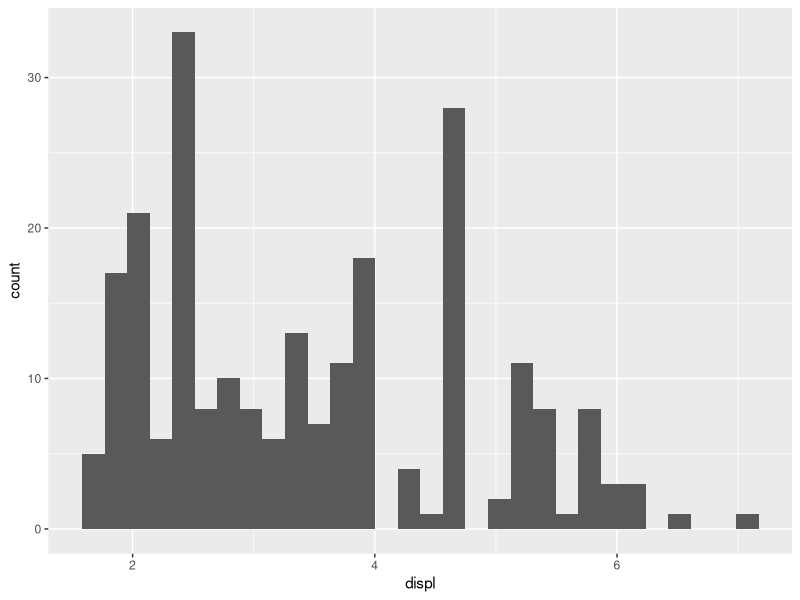
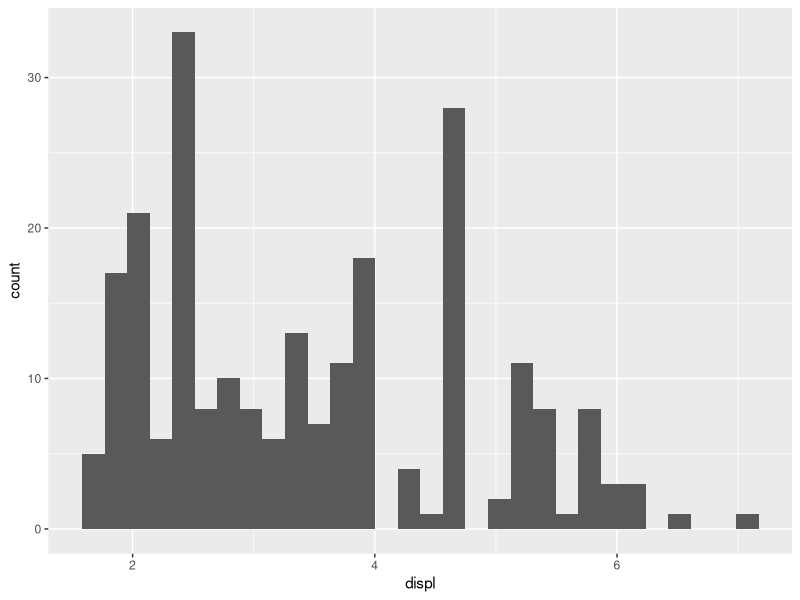
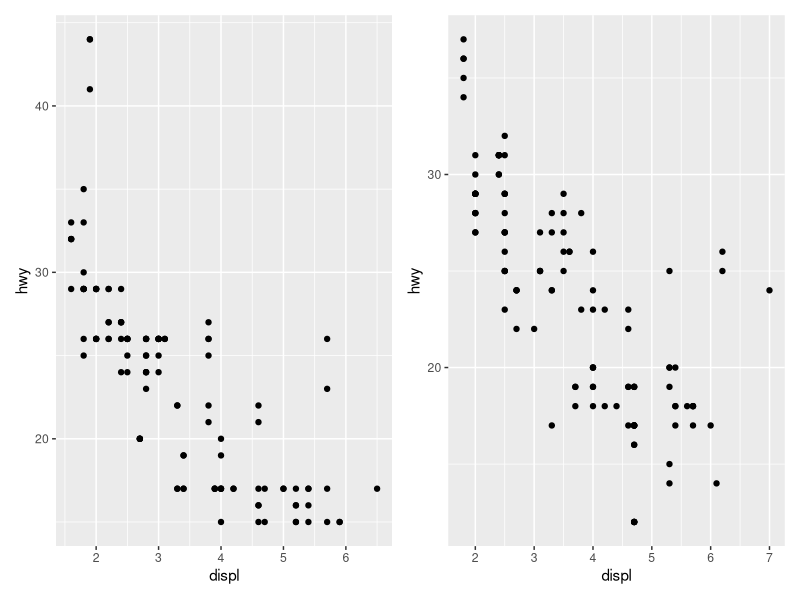
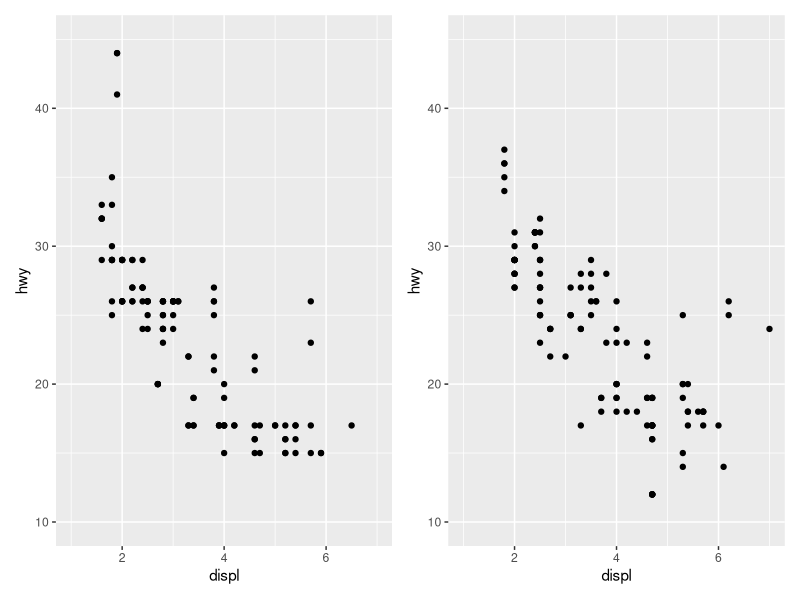
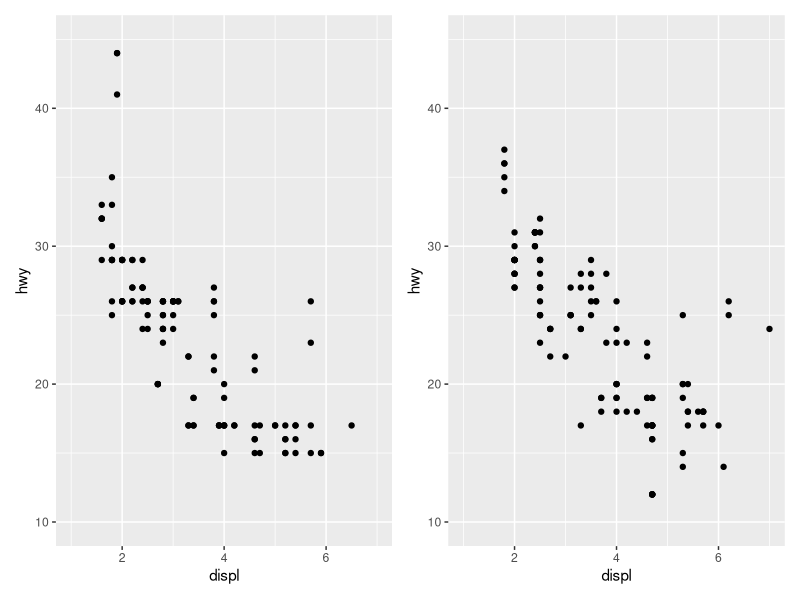
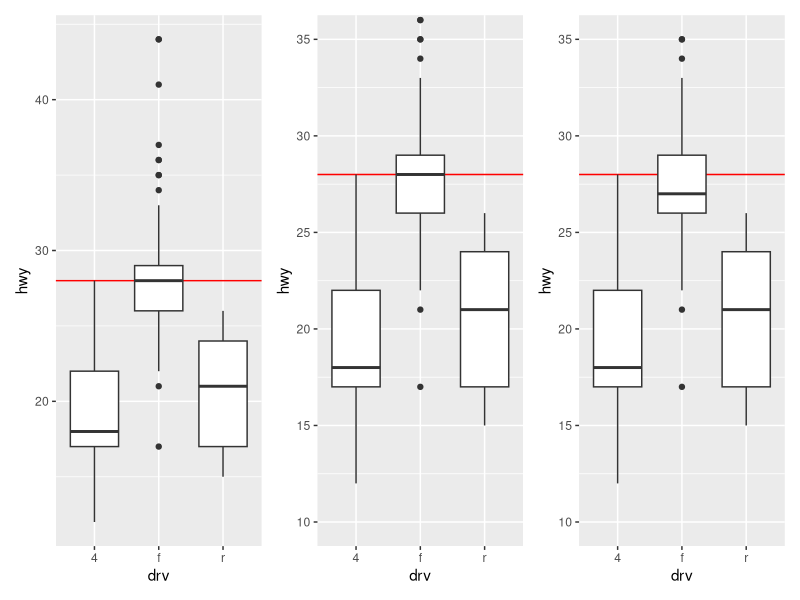
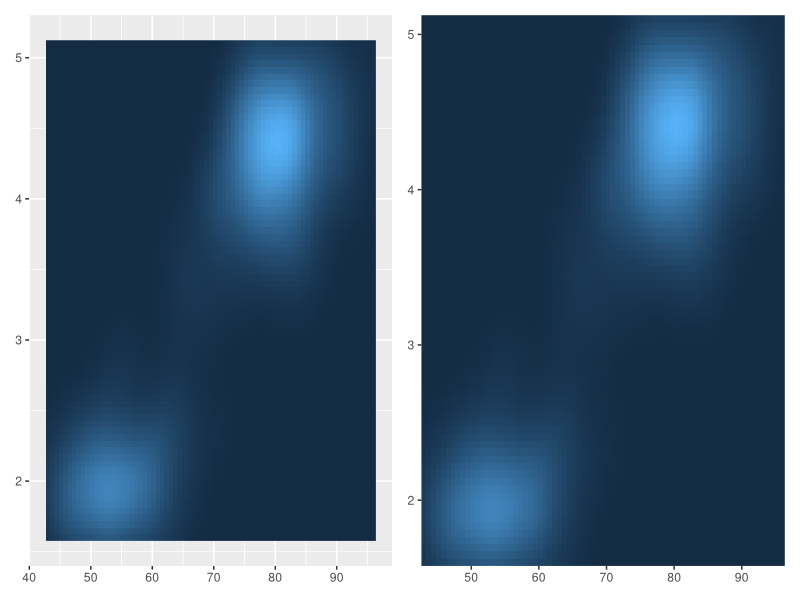
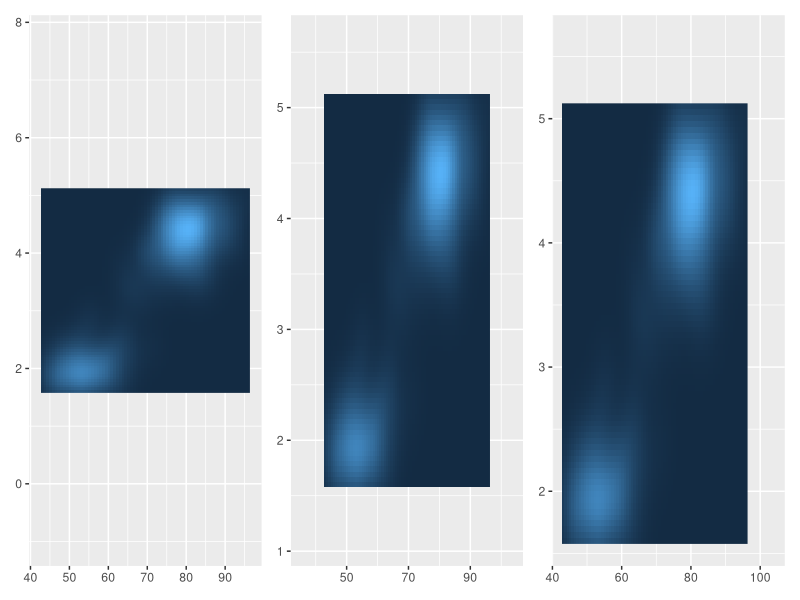

Reproduce these figures in R, in order.
## ---- chunk 1
#| echo: false
library(tidyverse)
library(patchwork)
## ---- chunk 2
ggplot(mpg, aes(x = displ)) + geom_histogram()
ggplot(mpg, aes(x = displ, y = after_stat(count))) + geom_histogram()

## ---- chunk 3
mpg_99 <- mpg %>% filter(year == 1999)
mpg_08 <- mpg %>% filter(year == 2008)

base_99 <- ggplot(mpg_99, aes(displ, hwy)) + geom_point() 
base_08 <- ggplot(mpg_08, aes(displ, hwy)) + geom_point() 

base_99 | base_08
## ---- chunk 4
base_99 +
  scale_x_continuous(limits=c(1,7))+
  scale_y_continuous(limits=c(10,45)) |
  base_08 +
  scale_x_continuous(limits=c(1,7))+
  scale_y_continuous(limits=c(10,45))
## ---- chunk 5
base_99 + lims(x=c(1,7),y=c(10,45)) |
  base_08 + lims(x=c(1,7),y=c(10,45))
## ---- chunk 6
base <- ggplot(mpg,aes(drv,hwy))+
  geom_hline(yintercept = 28,color='red')+
  geom_boxplot()

base | base+coord_cartesian(ylim=c(10,35)) | base+ylim(10,35) # Distorts boxplot by converting numbers outside range to NA
## ---- chunk 7
base <- ggplot(faithfuld,aes(waiting,eruptions))+
  geom_raster(aes(fill=density))+
  theme(legend.position='none')+
  labs(x=NULL,y=NULL)

base | base +
  scale_x_continuous(expand=expansion(0))+ # multiplied by 0 removes the expand
  scale_y_continuous(expand=expansion(0))
## ---- chunk 8
# Additive
p1 <- base +
  scale_x_continuous(expand = expansion(add=3))+ # 3 units of this axis
  scale_y_continuous(expand = expansion(add=3))
# Multiplicative 
p2 <- base +
  scale_x_continuous(expand = expansion(mult = 0.2))+ # 20 % of axis range
  scale_y_continuous(expand = expansion(mult = 0.2))
# Multiplicative (5% lower end of each axes 20% upper end)
p3 <- base +
  scale_x_continuous(expand = expansion(mult = c(0.05,0.2)))+
  scale_y_continuous(expand = c(0.05, 0, 0.2, 0)) # Set directly 
p1 | p2 | p3

## ---- chunk 9
toy <- tibble(
  const = 1,
  up = 1:4,
  txt = letters[1:4],
  big = (1:4)*1000,
  log = c(2,4,10,2000)
)
toy 
## ---- chunk 10
base <- ggplot(toy, aes(big,const))+
  geom_point() +
  labs(x=NULL,y=NULL)+
  scale_y_continuous(breaks=NULL)

base | base + scale_x_continuous(breaks = c(1000,2000,4000)) | base + scale_x_continuous(breaks = c(1000,1500,2000,4000))
  
## ---- chunk 11
base | base+scale_x_continuous(breaks=scales::breaks_extended()) | base+scale_x_continuous(breaks=scales::breaks_extended(n=2))
## ---- chunk 12
base +
  scale_x_continuous(breaks=scales::breaks_width(800)) |
  base + scale_x_continuous(breaks=scales::breaks_width(800,offset=200)) | # Shift all breaks 200 (left?)
  base + scale_x_continuous(breaks=scales::breaks_width(800,offset=-200)) # Shifts all breaks 200 (right?)
## ---- chunk 13
mb <- unique(as.numeric(1:10 %o% 10^(0:3))) # %o% generates a multiplication table
mb
## ---- chunk 14
base <- ggplot(toy,aes(log,const)) +
  geom_point() +
  labs(x=NULL,y=NULL) +
  scale_y_continuous(breaks = NULL)

base + scale_x_log10() | base + scale_x_log10(minor_breaks = mb) # Second one helps to show logarithmic x-axis
## ---- chunk 15
base <- ggplot(toy,aes(big,const))+
  geom_point()+
  labs(x=NULL,y=NULL)+
  scale_y_continuous(breaks=NULL)

base | base+scale_x_continuous(breaks=c(2000,4000),labels=c('2k','4k'))
## ---- chunk 16
base <- ggplot(toy, aes(big, const)) + 
  geom_point() + 
  labs(x = NULL, y = NULL) +
  scale_x_continuous(breaks = NULL)

base |
base + scale_y_continuous(labels = scales::label_percent()) |
base + scale_y_continuous(
  labels = scales::label_dollar(prefix = "", suffix = "€")
)
## ---- chunk 17
base + scale_y_continuous(breaks= NULL) | base + scale_y_continuous(labels=NULL)
## ---- chunk 18
ggplot(mpg, aes(displ, hwy)) +
  geom_point() + 
  scale_x_continuous("Displacement", labels = scales::unit_format(suffix = "L")) + 
  scale_y_continuous(quote(paste("Highway ", (frac(miles, gallon)))))  
## ---- chunk 19
ggplot(mpg, aes(displ,hwy)) +
  geom_point() +
  scale_x_continuous('Displacement',labels=scales::unit_format(suffix = 'L'))+
  scale_y_continuous(quote(paste('Highway ',bgroup('(',frac(miles,gallon),')'))))

## ---- chunk 20
base <- ggplot(mpg,aes(displ, hwy)) + geom_point()

base | base+scale_x_reverse() | base+scale_y_reverse()

## ---- chunk 21
# Converting fuel economy to fuel consumption
ggplot(mpg,aes(displ,hwy)) +
  geom_point() +
  scale_y_continuous(trans = 'reciprocal') # gallons per mile now

# Log transform x and y axes
ggplot(diamonds, aes(price,carat)) +
  geom_bin2d() +
  scale_x_continuous(trans = 'log10') +
  scale_y_continuous(trans = 'log10')

## ---- chunk 22
#| fig-show: hide
#| layout-ncol: 2
#| fig-width: 4
ggplot(mpg,aes(displ,hwy))+
  geom_point() +
  scale_y_continuous(trans='reciprocal')

ggplot(mpg,aes(displ,hwy)) +
  geom_point() +
  scale_y_continuous(scales::reciprocal_trans())
## ---- chunk 23
#| fig-show: hide
#| layout-ncol: 2
#| fig-width: 4
ggplot(diamonds,aes(price,carat))+
  geom_bin2d() +
  scale_x_continuous(trans = 'log10') +
  scale_y_continuous(trans = 'log10')

ggplot(diamonds, aes(price,carat)) +
  geom_bin2d() +
  scale_x_log10() +
  scale_y_log10()
## ---- chunk 24
#| fig-show: hide
#| layout-ncol: 2
#| fig-width: 4
ggplot(mpg,aes(log10(displ),hwy)) +
  geom_point()

ggplot(mpg,aes(displ,hwy)) +
  geom_point() +
  scale_x_log10()
## ---- chunk 25
#| layout-ncol: 2
date_base <- ggplot(economics, aes(date,psavert)) +
  geom_line(na.rm = TRUE) +
  labs(x=NULL,y=NULL)

date_base 
date_base + scale_x_date(date_breaks = '15 years')
## ---- chunk 26
the_year <- as.Date(c('2021-01-01','2021-12-31'))
set_breaks <- scales::breaks_width('1 month')
set_breaks(the_year) # Create breaks one month apart in the range. 
## ---- chunk 27
set_breaks <- scales::breaks_width('1 month',offset = 8)
set_breaks(the_year)
## ---- chunk 28
#| layout-ncol: 2
df <- tibble(y = as_date(c('2022-01-01','2022-04-01')))
base  <- ggplot(df, aes(y=y)) +
  labs(y = NULL) +
  theme_minimal() +
  theme(
    panel.grid.major = element_line(color='black'),
    panel.grid.minor = element_line(color = 'grey50')
  )

base + scale_y_date(date_breaks = '1 month')
base + scale_y_date(date_breaks = '1 month', date_minor_breaks = '1 week')
## ---- chunk 29
#| layout-ncol: 2
base <- ggplot(economics, aes(date,psavert)) +
  geom_line(na.rm = TRUE) +
  labs(x = NULL, y = NULL)

base + scale_x_date(date_breaks = '5 years')
base + scale_x_date(date_breaks = '5 years', date_labels = '%y')
## ---- chunk 30
#| layout-ncol: 2
lim <- as_date(c('2004-01-01','2005-01-01'))

base + scale_x_date(limits = lim, date_labels = '%b %y')
base + scale_x_date(limits = lim, date_labels = '%B\n%Y') # \n for line breaks
